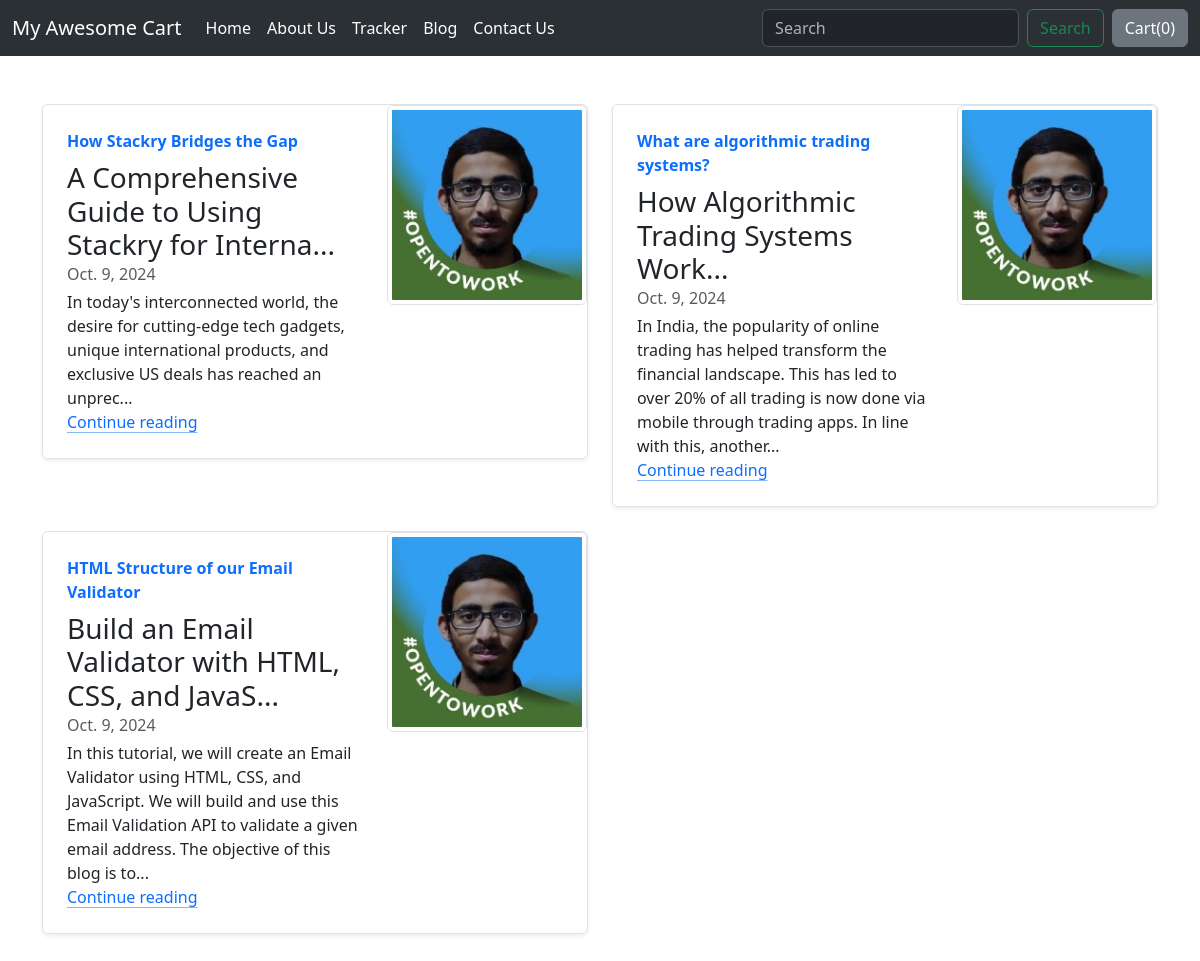
Screenshot of /blog/ with the database file from the repository.
### blog/models.py (models this page shows, shortened)
class BlogPost(models.Model):
    post_id = models.AutoField(primary_key=True)
    title = models.CharField(max_length=100)
    content = models.TextField(
        verbose_name=("Content"), max_length=1000, default=""
    )
    head1 = models.CharField(
        verbose_name=("Head1"), max_length=100, default=""
    )
    head1_content = models.TextField(
        verbose_name=("Head1 Content"), default=""
    )
    head2 = models.CharField(verbose_name=(
        "Head2"), max_length=100, default="")
    head2_content = models.TextField(
        verbose_name=("Head2 Content"), default=""
    )
    author = models.CharField(
        verbose_name=("Author"), max_length=50, default=""
    )
    publishedAt = models.DateField(
        verbose_name=("Published At"), auto_now_add=True
    )
    updatedAt = models.DateField(verbose_name=("Updated At"), auto_now=True)
    thumbnail = models.ImageField(
        verbose_name=("Thumbnail"), upload_to='blog/images', default=""
    )

### blog/views.py (the view)
# urls.py: path('', view=views.index, name='BlogHome'),
def index(request):
    blogposts = BlogPost.objects.all()
    params = {
        "blogposts": blogposts,
        "products": serialize('json', products)
    }
    return render(request, template_name='blog/index.html', context=params)

### blog/templates/blog/index.html (shortened to what this page needs)
{% extends 'blog/base.html' %}
{% load static %}
{% block body %}
  <div class="container">
    <div class="row my-5">
      {% for post in blogposts %}
        <div class="col-md-6">
          <div class="row g-0 border rounded overflow-hidden flex-md-row mb-4 shadow-sm h-md-250 position-relative">
            <div class="col p-4 d-flex flex-column justify-content-between position-static">
              <strong class="d-inline-block mb-2 text-primary">{{ post.head1 }}</strong>
              <h3 class="mb-0">{{ post.title|slice:':50' }}...</h3>
              <div class="mb-1 text-body-secondary">{{ post.publishedAt }}</div>
              <p class="card-text mb-auto">{{ post.content|slice:':200' }}...</p>
              <a href="blogpost/{{ post.post_id }}" class="icon-link gap-1 icon-link-hover stretched-link">
                Continue reading<svg class="bi">
                  <use xlink:href="#chevron-right"></use>
                </svg>
              </a>
            </div>
            <div class="col-auto d-none d-lg-block">
              <img src="/media/{{ post.thumbnail }}" alt="thumbnail" class="bd-placeholder-img img-thumbnail" width="200" height="250" aria-label="Placeholder: Thumbnail" preserveAspectRatio="xMidYMid slice" focusable="false" />
            </div>
          </div>
        </div>
      {% endfor %}
    </div>
  </div>
{% endblock %}

### blog/templates/blog/base.html (shortened to what this page needs)
<!DOCTYPE html>
<html lang="en">
  {% load static %}
  <head>
    <link href="https://cdn.jsdelivr.net/npm/bootstrap@5.3.3/dist/css/bootstrap.min.css" rel="stylesheet" />
  </head>
  <body>
    <nav class="navbar navbar-expand-lg bg-body-tertiary" data-bs-theme="dark">
      <div class="container-fluid">
        <a class="navbar-brand" href="/shop/">My Awesome Cart</a>
        <div class="collapse navbar-collapse" id="navbarSupportedContent">
          <ul class="navbar-nav me-auto mb-2 mb-lg-0">
            <li class="nav-item">
              <a class="nav-link active" aria-current="page" href="/shop/">Home</a>
            </li>
            <li class="nav-item">
              <a class="nav-link active" aria-current="page" href="/shop/about">About Us</a>
            </li>
            <li class="nav-item">
              <a class="nav-link active" aria-current="page" href="/shop/tracker">Tracker</a>
            </li>
            <li class="nav-item">
              <a class="nav-link active" aria-current="page" href="/blog/">Blog</a>
            </li>
            <li class="nav-item">
              <a class="nav-link active" aria-current="page" href="/shop/contact">Contact Us</a>
            </li>
          </ul>
          <form name="search-form" id="search-form" class="d-flex" method="get" action="/shop/search/">
            <input name="search" id="search" class="form-control me-2" type="search" placeholder="Search" aria-label="Search" />
            <button class="btn btn-outline-success" id="search-btn">Search</button>
          </form>
          <button type="button" class="btn btn-secondary ms-2" data-bs-toggle="modal" data-bs-target="#exampleModal">Cart(<span id="cart-count">0</span>)</button>
        </div>
      </div>
    </nav>
    {% block body %}
    {% endblock %}
  </body>
</html>

### rows the page displays
BlogPost: head1 "How Stackry Bridges the Gap", title "A Comprehensive Guide to Using Stackry for Interna", publishedAt "Oct. 9, 2024", content "In today's interconnected world, the desire for cutting-edge tech gadgets, unique international products, and exclusive US deals has reached an unprec", thumbnail (picture)
BlogPost: head1 "What are algorithmic trading systems?", title "How Algorithmic Trading Systems Work", publishedAt "Oct. 9, 2024", content "In India, the popularity of online trading has helped transform the financial landscape. This has led to over 20% of all trading is now done via mobile through trading apps. In line with this, another", thumbnail (picture)
BlogPost: head1 "HTML Structure of our Email Validator", title "Build an Email Validator with HTML, CSS, and JavaS", publishedAt "Oct. 9, 2024", content "In this tutorial, we will create an Email Validator using HTML, CSS, and JavaScript. We will build and use this Email Validation API to validate a given email address. The objective of this blog is to", thumbnail (picture)
